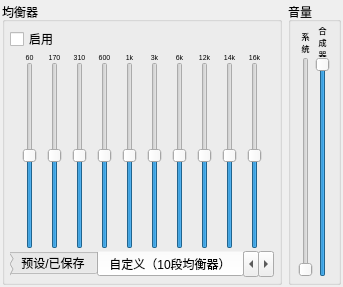
     <widget class="QWidget" name="Audio">
      <attribute name="title">
       <string>音频</string>
      </attribute>
      <layout class="QGridLayout" name="gridLayout_3">
       <property name="leftMargin">
        <number>2</number>
       </property>
       <property name="topMargin">
        <number>2</number>
       </property>
       <property name="rightMargin">
        <number>2</number>
       </property>
       <property name="bottomMargin">
        <number>2</number>
       </property>
       <item row="1" column="1">
        <widget class="QGroupBox" name="groupBox_2">
         <property name="sizePolicy">
          <sizepolicy hsizetype="Fixed" vsizetype="Preferred">
           <horstretch>0</horstretch>
           <verstretch>0</verstretch>
          </sizepolicy>
         </property>
         <property name="title">
          <string>音量</string>
         </property>
         <layout class="QHBoxLayout" name="horizontalLayout_3">
          <property name="spacing">
           <number>0</number>
          </property>
          <property name="leftMargin">
           <number>5</number>
          </property>
          <property name="topMargin">
           <number>5</number>
          </property>
          <property name="rightMargin">
           <number>5</number>
          </property>
          <property name="bottomMargin">
           <number>5</number>
          </property>
          <item>
           <layout class="QVBoxLayout" name="verticalLayout_3">
            <item>
             <widget class="QLabel" name="label_19">
              <property name="sizePolicy">
               <sizepolicy hsizetype="Preferred" vsizetype="Fixed">
                <horstretch>0</horstretch>
                <verstretch>0</verstretch>
               </sizepolicy>
              </property>
              <property name="minimumSize">
               <size>
                <width>0</width>
                <height>30</height>
               </size>
              </property>
              <property name="maximumSize">
               <size>
                <width>16777215</width>
                <height>30</height>
               </size>
              </property>
              <property name="font">
               <font>
                <pointsize>6</pointsize>
               </font>
              </property>
              <property name="text">
               <string>系
统</string>
              </property>
              <property name="alignment">
               <set>Qt::AlignmentFlag::AlignCenter</set>
              </property>
              <property name="wordWrap">
               <bool>true</bool>
              </property>
             </widget>
            </item>
            <item>
             <widget class="QSlider" name="verticalSliderSystemVolume">
              <property name="sizePolicy">
               <sizepolicy hsizetype="Fixed" vsizetype="Expanding">
                <horstretch>0</horstretch>
                <verstretch>0</verstretch>
               </sizepolicy>
              </property>
              <property name="maximum">
               <number>100</number>
              </property>
              <property name="orientation">
               <enum>Qt::Orientation::Vertical</enum>
              </property>
             </widget>
            </item>
           </layout>
          </item>
          <item>
           <layout class="QVBoxLayout" name="verticalLayout_4">
            <item>
             <widget class="QLabel" name="label_20">
              <property name="sizePolicy">
               <sizepolicy hsizetype="Preferred" vsizetype="Fixed">
                <horstretch>0</horstretch>
                <verstretch>0</verstretch>
               </sizepolicy>
              </property>
              <property name="minimumSize">
               <size>
                <width>0</width>
                <height>30</height>
               </size>
              </property>
              <property name="maximumSize">
               <size>
                <width>16777215</width>
                <height>30</height>
               </size>
              </property>
              <property name="font">
               <font>
                <pointsize>6</pointsize>
               </font>
              </property>
              <property name="text">
               <string>合成
器</string>
              </property>
              <property name="alignment">
               <set>Qt::AlignmentFlag::AlignCenter</set>
              </property>
              <property name="wordWrap">
               <bool>true</bool>
              </property>
             </widget>
            </item>
            <item>
             <widget class="QSlider" name="verticalSliderSystemMixerVolume">
              <property name="sizePolicy">
               <sizepolicy hsizetype="Fixed" vsizetype="Expanding">
                <horstretch>0</horstretch>
                <verstretch>0</verstretch>
               </sizepolicy>
              </property>
              <property name="maximum">
               <number>100</number>
              </property>
              <property name="value">
               <number>100</number>
              </property>
              <property name="orientation">
               <enum>Qt::Orientation::Vertical</enum>
              </property>
             </widget>
            </item>
           </layout>
          </item>
         </layout>
        </widget>
       </item>
       <item row="1" column="0">
        <widget class="QGroupBox" name="groupBox">
         <property name="title">
          <string>均衡器</string>
         </property>
         <layout class="QGridLayout" name="gridLayout_4">
          <property name="leftMargin">
           <number>5</number>
          </property>
          <property name="topMargin">
           <number>5</number>
          </property>
          <property name="rightMargin">
           <number>5</number>
          </property>
          <property name="bottomMargin">
           <number>5</number>
          </property>
          <property name="spacing">
           <number>0</number>
          </property>
          <item row="1" column="7" colspan="3">
           <widget class="QTabWidget" name="tabWidgetEqualizerSchemes">
            <property name="minimumSize">
             <size>
              <width>22</width>
              <height>20</height>
             </size>
            </property>
            <property name="tabPosition">
             <enum>QTabWidget::TabPosition::South</enum>
            </property>
            <property name="currentIndex">
             <number>1</number>
            </property>
            <property name="documentMode">
             <bool>true</bool>
            </property>
            <property name="tabBarAutoHide">
             <bool>true</bool>
            </property>
            <widget class="QWidget" name="Preset">
             <attribute name="title">
              <string>预设/已保存</string>
             </attribute>
             <layout class="QGridLayout" name="gridLayout_6">
              <property name="leftMargin">
               <number>2</number>
              </property>
              <property name="topMargin">
               <number>2</number>
              </property>
              <property name="rightMargin">
               <number>2</number>
              </property>
              <property name="bottomMargin">
               <number>2</number>
              </property>
              <property name="spacing">
               <number>0</number>
              </property>
              <item row="0" column="0">
               <widget class="QListView" name="listViewEqualizerSchemes"/>
              </item>
             </layout>
            </widget>
            <widget class="QWidget" name="Customize">
             <attribute name="title">
              <string>自定义（10段均衡器）</string>
             </attribute>
             <layout class="QGridLayout" name="gridLayout_5" columnstretch="1,1,1,1,1,1,1,1,1,1">
              <property name="leftMargin">
               <number>2</number>
              </property>
              <property name="topMargin">
               <number>2</number>
              </property>
              <property name="rightMargin">
               <number>2</number>
              </property>
              <property name="bottomMargin">
               <number>2</number>
              </property>
              <property name="spacing">
               <number>0</number>
              </property>
              <item row="1" column="0">
               <widget class="QSlider" name="verticalSlider_1">
                <property name="minimum">
                 <number>-2000</number>
                </property>
                <property name="maximum">
                 <number>2000</number>
                </property>
                <property name="singleStep">
                 <number>100</number>
                </property>
                <property name="pageStep">
                 <number>100</number>
                </property>
                <property name="orientation">
                 <enum>Qt::Orientation::Vertical</enum>
                </property>
                <property name="tickPosition">
                 <enum>QSlider::TickPosition::NoTicks</enum>
                </property>
                <property name="tickInterval">
                 <number>1073741823</number>
                </property>
               </widget>
              </item>
              <item row="1" column="1">
               <widget class="QSlider" name="verticalSlider_2">
                <property name="minimum">
                 <number>-2000</number>
                </property>
                <property name="maximum">
                 <number>2000</number>
                </property>
                <property name="singleStep">
                 <number>100</number>
                </property>
                <property name="pageStep">
                 <number>100</number>
                </property>
                <property name="orientation">
                 <enum>Qt::Orientation::Vertical</enum>
                </property>
                <property name="tickPosition">
                 <enum>QSlider::TickPosition::NoTicks</enum>
                </property>
                <property name="tickInterval">
                 <number>1073741823</number>
                </property>
               </widget>
              </item>
              <item row="1" column="2">
               <widget class="QSlider" name="verticalSlider_3">
                <property name="minimum">
                 <number>-2000</number>
                </property>
                <property name="maximum">
                 <number>2000</number>
                </property>
                <property name="singleStep">
                 <number>100</number>
                </property>
                <property name="pageStep">
                 <number>100</number>
                </property>
                <property name="orientation">
                 <enum>Qt::Orientation::Vertical</enum>
                </property>
                <property name="tickPosition">
                 <enum>QSlider::TickPosition::NoTicks</enum>
                </property>
                <property name="tickInterval">
                 <number>1073741823</number>
                </property>
               </widget>
              </item>
              <item row="1" column="3">
               <widget class="QSlider" name="verticalSlider_4">
                <property name="minimum">
                 <number>-2000</number>
                </property>
                <property name="maximum">
                 <number>2000</number>
                </property>
                <property name="singleStep">
                 <number>100</number>
                </property>
                <property name="pageStep">
                 <number>100</number>
                </property>
                <property name="orientation">
                 <enum>Qt::Orientation::Vertical</enum>
                </property>
                <property name="tickPosition">
                 <enum>QSlider::TickPosition::NoTicks</enum>
                </property>
                <property name="tickInterval">
                 <number>1073741823</number>
                </property>
               </widget>
              </item>
              <item row="1" column="4">
               <widget class="QSlider" name="verticalSlider_5">
                <property name="minimum">
                 <number>-2000</number>
                </property>
                <property name="maximum">
                 <number>2000</number>
                </property>
                <property name="singleStep">
                 <number>100</number>
                </property>
                <property name="pageStep">
                 <number>100</number>
                </property>
                <property name="orientation">
                 <enum>Qt::Orientation::Vertical</enum>
                </property>
                <property name="tickPosition">
                 <enum>QSlider::TickPosition::NoTicks</enum>
                </property>
                <property name="tickInterval">
                 <number>1073741823</number>
                </property>
               </widget>
              </item>
              <item row="1" column="5">
               <widget class="QSlider" name="verticalSlider_6">
                <property name="minimum">
                 <number>-2000</number>
                </property>
                <property name="maximum">
                 <number>2000</number>
                </property>
                <property name="singleStep">
                 <number>100</number>
                </property>
                <property name="pageStep">
                 <number>100</number>
                </property>
                <property name="orientation">
                 <enum>Qt::Orientation::Vertical</enum>
                </property>
                <property name="tickPosition">
                 <enum>QSlider::TickPosition::NoTicks</enum>
                </property>
                <property name="tickInterval">
                 <number>1073741823</number>
                </property>
               </widget>
              </item>
              <item row="1" column="6">
               <widget class="QSlider" name="verticalSlider_7">
                <property name="minimum">
                 <number>-2000</number>
                </property>
                <property name="maximum">
                 <number>2000</number>
                </property>
                <property name="singleStep">
                 <number>100</number>
                </property>
                <property name="pageStep">
                 <number>100</number>
                </property>
                <property name="orientation">
                 <enum>Qt::Orientation::Vertical</enum>
                </property>
                <property name="tickPosition">
                 <enum>QSlider::TickPosition::NoTicks</enum>
                </property>
                <property name="tickInterval">
                 <number>1073741823</number>
                </property>
               </widget>
              </item>
              <item row="1" column="7">
               <widget class="QSlider" name="verticalSlider_8">
                <property name="minimum">
                 <number>-2000</number>
                </property>
                <property name="maximum">
                 <number>2000</number>
                </property>
                <property name="singleStep">
                 <number>100</number>
                </property>
                <property name="pageStep">
                 <number>100</number>
                </property>
                <property name="orientation">
                 <enum>Qt::Orientation::Vertical</enum>
                </property>
                <property name="tickPosition">
                 <enum>QSlider::TickPosition::NoTicks</enum>
                </property>
                <property name="tickInterval">
                 <number>1073741823</number>
                </property>
               </widget>
              </item>
              <item row="1" column="8">
               <widget class="QSlider" name="verticalSlider_9">
                <property name="minimum">
                 <number>-2000</number>
                </property>
                <property name="maximum">
                 <number>2000</number>
                </property>
                <property name="singleStep">
                 <number>100</number>
                </property>
                <property name="pageStep">
                 <number>100</number>
                </property>
                <property name="orientation">
                 <enum>Qt::Orientation::Vertical</enum>
                </property>
                <property name="tickPosition">
                 <enum>QSlider::TickPosition::NoTicks</enum>
                </property>
                <property name="tickInterval">
                 <number>1073741823</number>
                </property>
               </widget>
              </item>
              <item row="1" column="9">
               <widget class="QSlider" name="verticalSlider_10">
                <property name="minimum">
                 <number>-2000</number>
                </property>
                <property name="maximum">
                 <number>2000</number>
                </property>
                <property name="singleStep">
                 <number>100</number>
                </property>
                <property name="pageStep">
                 <number>100</number>
                </property>
                <property name="orientation">
                 <enum>Qt::Orientation::Vertical</enum>
                </property>
                <property name="tickPosition">
                 <enum>QSlider::TickPosition::NoTicks</enum>
                </property>
                <property name="tickInterval">
                 <number>1073741823</number>
                </property>
               </widget>
              </item>
              <item row="0" column="0">
               <widget class="QLabel" name="label_8">
                <property name="sizePolicy">
                 <sizepolicy hsizetype="Preferred" vsizetype="Preferred">
                  <horstretch>0</horstretch>
                  <verstretch>0</verstretch>
                 </sizepolicy>
                </property>
                <property name="font">
                 <font>
                  <pointsize>5</pointsize>
                 </font>
                </property>
                <property name="text">
                 <string>60</string>
                </property>
                <property name="alignment">
                 <set>Qt::AlignmentFlag::AlignCenter</set>
                </property>
               </widget>
              </item>
              <item row="0" column="1">
               <widget class="QLabel" name="label_9">
                <property name="font">
                 <font>
                  <pointsize>5</pointsize>
                 </font>
                </property>
                <property name="text">
                 <string>170</string>
                </property>
                <property name="alignment">
                 <set>Qt::AlignmentFlag::AlignCenter</set>
                </property>
               </widget>
              </item>
              <item row="0" column="2">
               <widget class="QLabel" name="label_10">
                <property name="font">
                 <font>
                  <pointsize>5</pointsize>
                 </font>
                </property>
                <property name="text">
                 <string>310</string>
                </property>
                <property name="alignment">
                 <set>Qt::AlignmentFlag::AlignCenter</set>
                </property>
               </widget>
              </item>
              <item row="0" column="3">
               <widget class="QLabel" name="label_11">
                <property name="font">
                 <font>
                  <pointsize>5</pointsize>
                 </font>
                </property>
                <property name="text">
                 <string>600</string>
                </property>
                <property name="alignment">
                 <set>Qt::AlignmentFlag::AlignCenter</set>
                </property>
               </widget>
              </item>
              <item row="0" column="4">
               <widget class="QLabel" name="label_12">
                <property name="font">
                 <font>
                  <pointsize>5</pointsize>
                 </font>
                </property>
                <property name="text">
                 <string>1k</string>
                </property>
                <property name="alignment">
                 <set>Qt::AlignmentFlag::AlignCenter</set>
                </property>
               </widget>
              </item>
              <item row="0" column="5">
               <widget class="QLabel" name="label_13">
                <property name="font">
                 <font>
                  <pointsize>5</pointsize>
                 </font>
                </property>
                <property name="text">
                 <string>3k</string>
                </property>
                <property name="alignment">
                 <set>Qt::AlignmentFlag::AlignCenter</set>
                </property>
               </widget>
              </item>
              <item row="0" column="6">
               <widget class="QLabel" name="label_14">
                <property name="font">
                 <font>
                  <pointsize>5</pointsize>
                 </font>
                </property>
                <property name="text">
                 <string>6k</string>
                </property>
                <property name="alignment">
                 <set>Qt::AlignmentFlag::AlignCenter</set>
                </property>
               </widget>
              </item>
              <item row="0" column="7">
               <widget class="QLabel" name="label_15">
                <property name="font">
                 <font>
                  <pointsize>5</pointsize>
                 </font>
                </property>
                <property name="text">
                 <string>12k</string>
                </property>
                <property name="alignment">
                 <set>Qt::AlignmentFlag::AlignCenter</set>
                </property>
               </widget>
              </item>
              <item row="0" column="8">
               <widget class="QLabel" name="label_16">
                <property name="font">
                 <font>
                  <pointsize>5</pointsize>
                 </font>
                </property>
                <property name="text">
                 <string>14k</string>
                </property>
                <property name="alignment">
                 <set>Qt::AlignmentFlag::AlignCenter</set>
                </property>
               </widget>
              </item>
              <item row="0" column="9">
               <widget class="QLabel" name="label_17">
                <property name="font">
                 <font>
                  <pointsize>5</pointsize>
                 </font>
                </property>
                <property name="text">
                 <string>16k</string>
                </property>
                <property name="alignment">
                 <set>Qt::AlignmentFlag::AlignCenter</set>
                </property>
               </widget>
              </item>
             </layout>
            </widget>
            <widget class="QWidget" name="tab">
             <attribute name="title">
              <string>自定义（高级）</string>
             </attribute>
             <layout class="QGridLayout" name="gridLayout_10"/>
            </widget>
            <widget class="QWidget" name="tab_2">
             <attribute name="title">
              <string>自定义（滤镜参数）</string>
             </attribute>
            </widget>
           </widget>
          </item>
          <item row="0" column="7">
           <widget class="QCheckBox" name="checkBoxEnableEqualizer">
            <property name="text">
             <string>启用</string>
            </property>
           </widget>
          </item>
          <item row="0" column="8">
           <spacer name="horizontalSpacer_8">
            <property name="orientation">
             <enum>Qt::Orientation::Horizontal</enum>
            </property>
            <property name="sizeHint" stdset="0">
             <size>
              <width>0</width>
              <height>0</height>
             </size>
            </property>
           </spacer>
          </item>
         </layout>
        </widget>
       </item>
      </layout>
     </widget>
